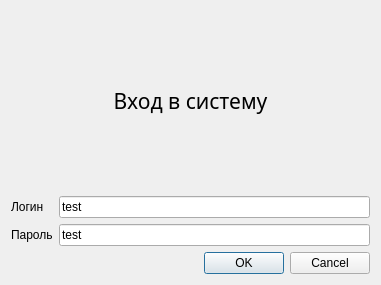
<?xml version="1.0" encoding="UTF-8"?>
<ui version="4.0">
 <class>Login</class>
 <widget class="QDialog" name="Login">
  <property name="geometry">
   <rect>
    <x>0</x>
    <y>0</y>
    <width>381</width>
    <height>285</height>
   </rect>
  </property>
  <property name="windowTitle">
   <string>Dialog</string>
  </property>
  <layout class="QGridLayout" name="gridLayout">
   <item row="3" column="1">
    <widget class="QDialogButtonBox" name="buttonBox">
     <property name="orientation">
      <enum>Qt::Horizontal</enum>
     </property>
     <property name="standardButtons">
      <set>QDialogButtonBox::Cancel|QDialogButtonBox::Ok</set>
     </property>
    </widget>
   </item>
   <item row="1" column="1">
    <widget class="QLineEdit" name="lineEdit_login">
     <property name="text">
      <string>test</string>
     </property>
    </widget>
   </item>
   <item row="2" column="1">
    <widget class="QLineEdit" name="lineEdit_password">
     <property name="text">
      <string>test</string>
     </property>
    </widget>
   </item>
   <item row="1" column="0">
    <widget class="QLabel" name="label_2">
     <property name="text">
      <string>Логин</string>
     </property>
    </widget>
   </item>
   <item row="2" column="0">
    <widget class="QLabel" name="label_3">
     <property name="text">
      <string>Пароль</string>
     </property>
    </widget>
   </item>
   <item row="0" column="0" colspan="2">
    <widget class="QLabel" name="label">
     <property name="font">
      <font>
       <family>Yandex-UI-Icons-Private</family>
       <pointsize>16</pointsize>
      </font>
     </property>
     <property name="text">
      <string>Вход в систему</string>
     </property>
     <property name="alignment">
      <set>Qt::AlignCenter</set>
     </property>
    </widget>
   </item>
  </layout>
 </widget>
 <resources/>
 <connections>
  <connection>
   <sender>buttonBox</sender>
   <signal>accepted()</signal>
   <receiver>Login</receiver>
   <slot>accept()</slot>
   <hints>
    <hint type="sourcelabel">
     <x>248</x>
     <y>254</y>
    </hint>
    <hint type="destinationlabel">
     <x>157</x>
     <y>274</y>
    </hint>
   </hints>
  </connection>
  <connection>
   <sender>buttonBox</sender>
   <signal>rejected()</signal>
   <receiver>Login</receiver>
   <slot>reject()</slot>
   <hints>
    <hint type="sourcelabel">
     <x>316</x>
     <y>260</y>
    </hint>
    <hint type="destinationlabel">
     <x>286</x>
     <y>274</y>
    </hint>
   </hints>
  </connection>
 </connections>
</ui>
